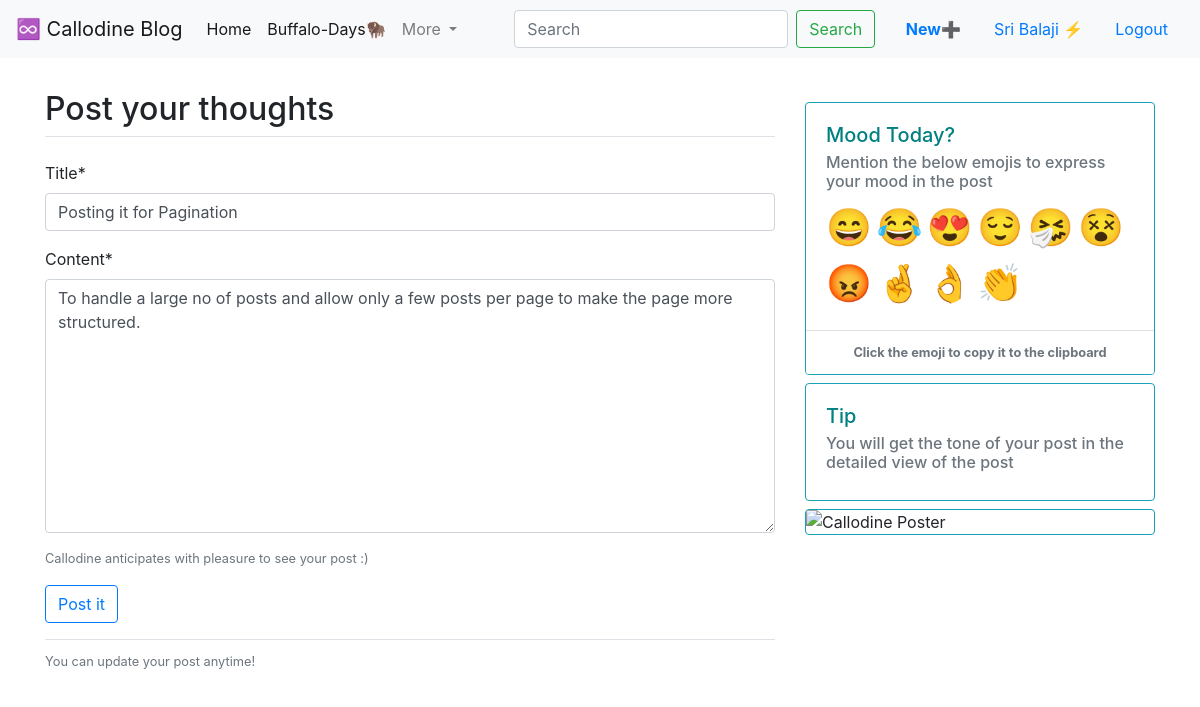
Screenshot of /post/12/update/ (signed in) with the database file from the repository.
### microblog/models.py (models this page shows, shortened)
class Post(models.Model):
    title = models.CharField(max_length=120)
    author = models.CharField(max_length=50)
    username = models.ForeignKey(User, on_delete=models.CASCADE)
    date_posted = models.DateTimeField(auto_now_add=True)
    content = models.TextField()

### microblog/views.py (the view, shortened to what this page needs)
# urls.py: path('post/<int:pk>/update/', PostUpdateView.as_view(), name='post_update'),
class PostUpdateView(LoginRequiredMixin, UserPassesTestMixin, UpdateView):
    model = Post
    fields = ['title','content']
    def test_func(self):
        current_post = self.get_object()
        if(current_post.username == self.request.user):
            return True
        else:
            return False

### users/context_processors.py (called while the page is built)
def frds_bday(request):
    return {
        'ABHI_BDAY': settings.ABHI_BDAY,
        'ABHI_NOD': settings.ABHI_NOD,
        'AISHU_BDAY': settings.AISHU_BDAY,
        'AISHU_NOD': settings.AISHU_NOD,
        'AKSHU_BDAY': settings.AKSHU_BDAY,
        'AKSHU_NOD': settings.AKSHU_NOD,
        'ARAVIND_BDAY': settings.ARAVIND_BDAY,
        'ARAVIND_NOD': settings.ARAVIND_NOD,
        'OVIYA_BDAY': settings.OVIYA_BDAY,
        'OVIYA_NOD': settings.OVIYA_NOD,
        'PRIYA_BDAY': settings.PRIYA_BDAY,
        'PRIYA_NOD': settings.PRIYA_NOD,
        'BAJU_BDAY': settings.BAJU_BDAY,
        'BAJU_NOD': settings.BAJU_NOD,
        'VISWA_BDAY': settings.VISWA_BDAY,
        'VISWA_NOD': settings.VISWA_NOD,
        }

### microblog/templates/microblog/post_form.html (shortened to what this page needs)
{% extends "microblog/base.html" %}
{% load crispy_forms_tags %}
{% block authentication %}
<div class="mt-2 pt-2 ">
<form method="POST" enctype='multipart/form-data'>
    <div class="form-group">
      <legend class="border-bottom mb-4"><h2>Post your thoughts</h2></legend>
      {{form | crispy }}
      <small id="emailHelp" class="form-text text-muted">Callodine anticipates with pleasure to see your post :) </small>
    </div>
    <div>
    <button type="submit" class="btn btn-primary btn-outline-primary">Post it</button>
    </div>
  </form>
  <div class="border-top pt-2 mt-3 mb- pb-2">
    <small class="text-muted">
        You can update your post anytime!
    </small>
  </div>
</div>
{% endblock authentication %}
{% block sidebar %}
<div class="card border-info mt-1 mb-2" style="width: 100%;">
    <div class="card-body">
      <h5 class="card-title" style="color: teal;">Mood Today?</h5>
      <h6 class="card-subtitle mb-2 text-muted">Mention the below emojis to express your mood in the post</h6>
      <a class="eday" style="font-size: 230%;" data-toggle="tooltip" data-placement="bottom" id="em1" onclick="CopyToClipboard('em1');return false;" data-original-title="Happy">😄</a>
      <a class="eday" style="font-size: 230%;" data-toggle="tooltip" data-placement="bottom" id="em2" onclick="CopyToClipboard('em2');return false;" data-original-title="Laugh out loud">😂</a>
      <a class="eday" style="font-size: 230%;" data-toggle="tooltip" data-placement="bottom" id="em3" onclick="CopyToClipboard('em3');return false;" data-original-title="Love">😍</a>
      <a class="eday" style="font-size: 230%;" data-toggle="tooltip" data-placement="bottom" id="em4" onclick="CopyToClipboard('em4');return false;" data-original-title="Satisfied">😌</a>
      <a class="eday" style="font-size: 230%;" data-toggle="tooltip" data-placement="bottom" id="em5" onclick="CopyToClipboard('em5');return false;" data-original-title="Sad">🤧</a>
      <a class="eday" style="font-size: 230%;" data-toggle="tooltip" data-placement="bottom" id="em6" onclick="CopyToClipboard('em6');return false;" data-original-title="Exhausted">😵</a>
      <a class="eday" style="font-size: 230%;" data-toggle="tooltip" data-placement="bottom" id="em7" onclick="CopyToClipboard('em7');return false;" data-original-title="Angry">😡</a>
      <a class="eday" style="font-size: 230%;" data-toggle="tooltip" data-placement="bottom" id="em8" onclick="CopyToClipboard('em8');return false;" data-original-title="Fingers Crossed">🤞</a>
      <a class="eday" style="font-size: 230%;" data-toggle="tooltip" data-placement="bottom" id="em9" onclick="CopyToClipboard('em9');return false;" data-original-title="Super">👌</a>
      <a class="eday" style="font-size: 230%;" data-toggle="tooltip" data-placement="bottom" id="em10" onclick="CopyToClipboard('em10');return false;" data-original-title="Claps">👏</a>
    </div>
    <small class="card-footer text-muted bg-white text-center"><strong>Click the emoji to copy it to the clipboard</strong></small>
  </div>
  <div class="card border-info mt-1 mb-2" style="width: 100%;">
    <div class="card-body">
      <h5 class="card-title" style="color: teal;">Tip</h5>
      <h6 class="card-subtitle mb-2 text-muted">You will get the tone of your post in the detailed view of the post</h6>
  </div>
  </div>
  <img src="https://callodine-blog-files.s3.us-east-2.amazonaws.com/buf-poster.png" class="img-fluid card border-info rounded mx-auto d-block mt-2 mb-3" alt="Callodine Poster">
{% endblock sidebar %}

### microblog/templates/microblog/base.html (shortened to what this page needs)
{% load static %}
<!DOCTYPE html>
<html lang="en">
  <head>
    <link rel="stylesheet" type="text/css" href="{% static 'microblog/main.css' %}">
    <link rel="stylesheet" href="https://maxcdn.bootstrapcdn.com/bootstrap/4.0.0/css/bootstrap.min.css">
    <link rel="stylesheet" href="">
  </head>
  <body>
      <header>
    <nav class="navbar navbar-expand-lg navbar-light bg-light">
        <a class="navbar-brand" href="{% url 'miniblog' %}">♾️ Callodine Blog</a>
        <div class="collapse navbar-collapse" id="navbarSupportedContent">
          <ul class="navbar-nav mr-auto">
            <li class="nav-item active">
              <a class="nav-link" href="{% url 'miniblog' %}">Home <span class="sr-only">(current)</span></a>
            </li>
            <li class="nav-item active">
              <a class="nav-link" href="{% url 'happydays' %}">Buffalo-Days🦬</a>
            </li>
            <li class="nav-item dropdown">
              <a class="nav-link dropdown-toggle" href="#" id="navbarDropdown" role="button" data-toggle="dropdown" aria-haspopup="true" aria-expanded="false">
                More
              </a>
            </li>
          </ul>
          <form class="form-inline my-2 my-lg-0">
            <input class="form-control mr-sm-2" type="search" placeholder="Search" aria-label="Search">
            <button class="btn btn-outline-success my-2 my-sm-0" type="submit">Search</button>
          </form>
          <span>&nbsp;&nbsp;&nbsp;</span>
          {% if user.is_authenticated %}
          <a class=" btn btn-white nav-link" href="{% url 'new_post' %}"><strong class="text-primary">New</strong>➕</a>
          <a class="nav-link" href="{% url 'profile' %}">{{ user.first_name }} ⚡</a>
          <a class="nav-item nav-link active" href="{% url 'logout' %}">Logout</a>
          {% else %}
          <a class="nav-item nav-link active" href="{% url 'login' %}">Login</a>
          <a class="nav-item nav-link active" href="{% url 'register' %}">Register</a>
          {% endif %}
        </div>
      </nav>
    </header>
    <main role="main" class="container">
        <div class="row">
          <div class="col-md-8 mt-2 pt-2">
            {% block authentication %}
            {% endblock authentication %}
          </div>
          <div class="col-md-4 mt-4 pt-3">
            {% block sidebar %}
            {% endblock sidebar %}
          </div>
        </div>
      </main>
  </body>
</html>

### CallodineBlog/static/microblog/main.css (style rules this page uses)
body { background: #fafafa; color: #333333; margin-top: 5rem; }
h1, h2, h3, h4, h5, h6 { color: #444444; }
ul { margin: 0; }

### rows the page displays
Post: title "Posting it for Pagination", content "To handle a large no of posts and allow only a few posts per page to make the page more structured."

### other values shown
{{ user.first_name }} "Sri Balaji"
